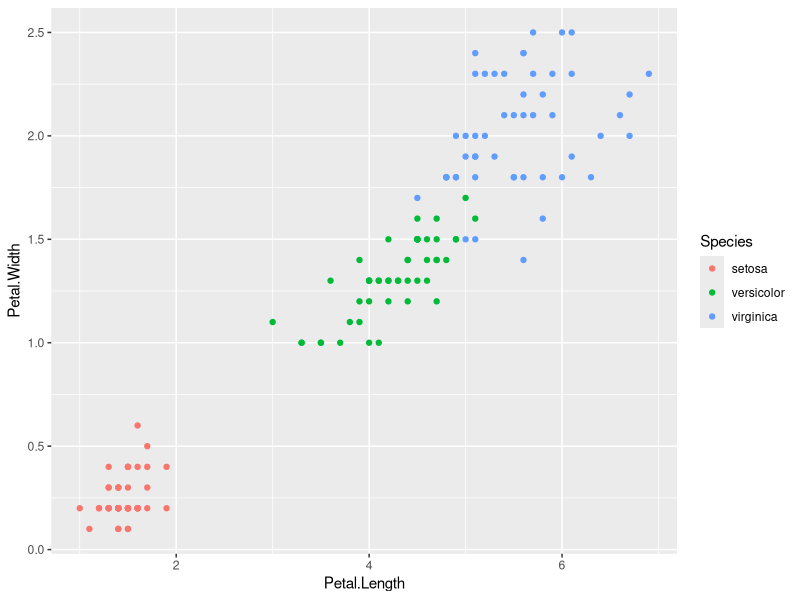
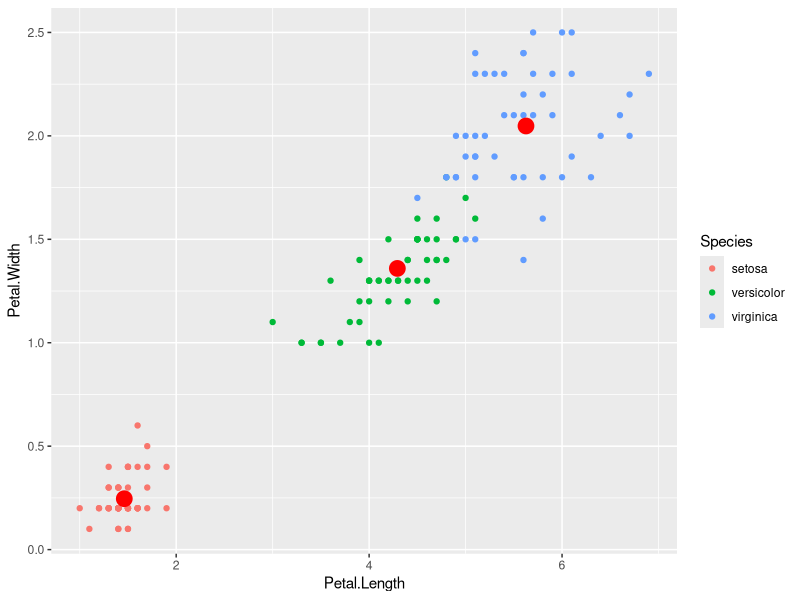

Recreate these plots in R, in order.
library(tidyverse)
km <- kmeans(iris[,3:4], centers = 3)
km$centers

ggplot(data=iris) + 
  geom_point(mapping = aes(x=Petal.Length, y=Petal.Width, color=Species))
ggplot(data=iris) + 
  geom_point(mapping = aes(x=Petal.Length, y=Petal.Width, color=Species)) +
  geom_point(data=as.data.frame(km$centers), mapping = aes(x=Petal.Length, y=Petal.Width), color="red", size=5)
km$cluster

table(iris$Species, km$cluster)